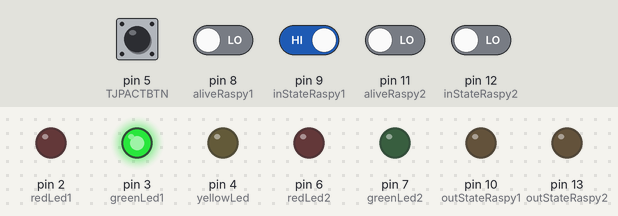
This sketch was run on a simulated Arduino Uno, built with avr-gcc and run on an emulated ATmega328P. Shown: output pins drawn as LEDs (lit = HIGH). The test bench sets the inputs (shaded band); at power-on: pin 9 (inStateRaspy1) HIGH, pin 5 (TJPACTBTN), pin 8 (aliveRaspy1), pin 11 (aliveRaspy2), pin 12 (inStateRaspy2) LOW.

Above: at 1.2 s.
1.3 s: pin 5 (TJPACTBTN) pulled HIGH for 0.15 s
At 4.2 s:
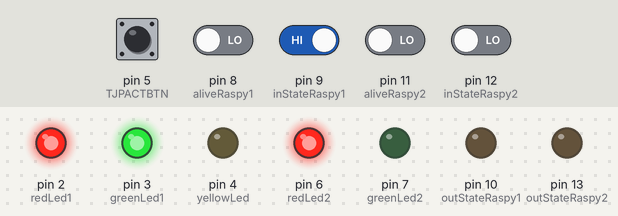
4.4 s: pin 9 (inStateRaspy1) driven LOW
At 6.4 s:
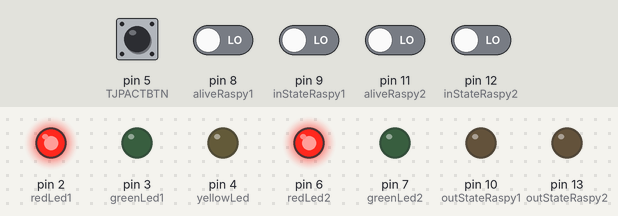
7.0 s: pin 12 (inStateRaspy2) driven HIGH
At 8.2 s:
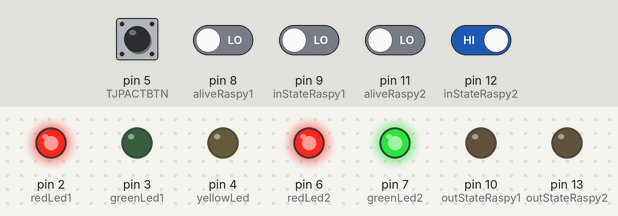
8.5 s: pin 5 (TJPACTBTN) pulled HIGH for 1 s
At 9.3 s:
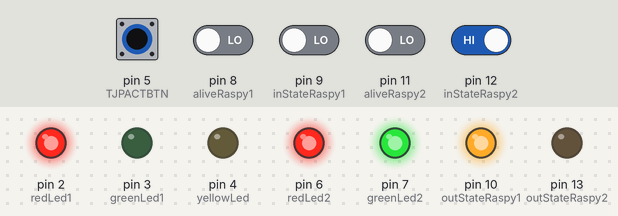
12.0 s: pin 9 (inStateRaspy1) driven HIGH
At 13.0 s:
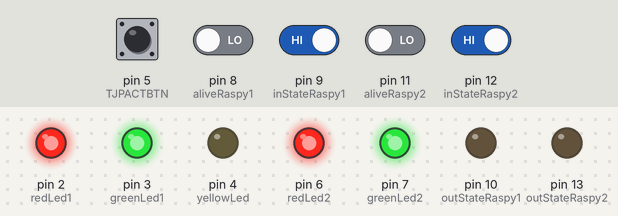
14.2 s: pin 5 (TJPACTBTN) pulled HIGH for 0.15 s
At 14.9 s:
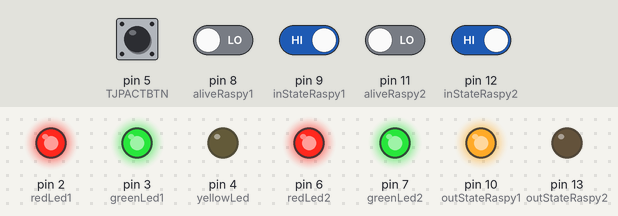
Timing chart, 0 to 17.7 s (numbered marks = the images above; inputs shaded):
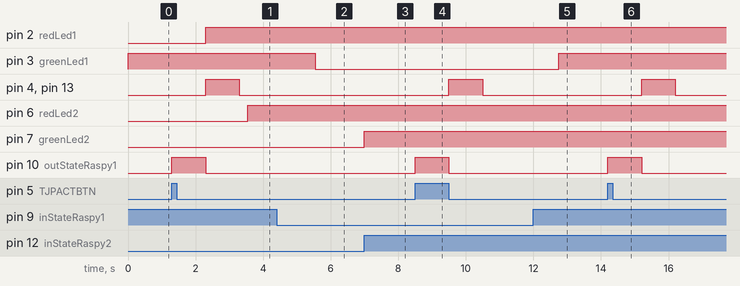

Measured:
- after the input at 1.3 s, pin 2 (redLed1): LOW → HIGH after 1.0 s; pin 4 (yellowLed), pin 13 (outStateRaspy2): LOW → HIGH after 1.0 s, → LOW 1.0 s later; pin 6 (redLed2): LOW → HIGH after 2.2 s; pin 10 (outStateRaspy1): LOW → HIGH at once, → LOW 1.0 s later
- after the input at 4.4 s, pin 3 (greenLed1): HIGH → LOW after 1.1 s
- after the input at 7.0 s, pin 7 (greenLed2): LOW → HIGH at once
- after the input at 8.5 s, pin 4 (yellowLed), pin 13 (outStateRaspy2): LOW → HIGH after 1.0 s, → LOW 1.0 s later; pin 10 (outStateRaspy1): LOW → HIGH at once, → LOW 1.0 s later
- after the input at 12.0 s, pin 3 (greenLed1): LOW → HIGH after 0.75 s
- after the input at 14.2 s, pin 4 (yellowLed), pin 13 (outStateRaspy2): LOW → HIGH after 1.0 s, → LOW 1.0 s later; pin 10 (outStateRaspy1): LOW → HIGH at once, → LOW 1.0 s later

The sketch:

watchdog.ino
```cpp
#define INITIMEOUT 5000


const int redLed1 = 2;  // indicates if the raspy1 has crashed
const int greenLed1 = 3;  // indicates if the raspy1 is alive
const int yellowLed = 4;  // indicates if the TJP is activated
#define  TJPACTBTN  5
const int redLed2 = 6; // indicates if the raspy2 has crashed
const int greenLed2 = 7; // indicates if the raspy2 is alive

const int aliveRaspy1 = 8; // impulse signal
const int inStateRaspy1 = 9; // Raspy 1 indicates its state to arduino HIGH=master LOW=follower
const int outStateRaspy1 = 10; // arduino imposes the master/follower state to Raspy 1 HIGH=master LOW=follower

const int aliveRaspy2 = 11; // impulse signal
const int inStateRaspy2 = 12; // Raspy 2 indicates its state to arduino HIGH=master LOW=follower
const int outStateRaspy2 = 13; // arduino imposes the master/follower state to Raspy 2 HIGH=master LOW=follower


int timeout;
int masterRpi = -1;
int lastState = 0;
int activate;

void setup() {
  // put your setup code here, to run once:
  pinMode(TJPACTBTN, INPUT);

  pinMode(aliveRaspy1, INPUT);
  pinMode(aliveRaspy2, INPUT);
  pinMode(inStateRaspy1, INPUT);
  pinMode(inStateRaspy2, INPUT);

  pinMode(outStateRaspy1, OUTPUT);
  pinMode(outStateRaspy2, OUTPUT);
  pinMode(redLed1, OUTPUT);
  pinMode(greenLed1, OUTPUT);
  pinMode(redLed2, OUTPUT);
  pinMode(greenLed2, OUTPUT);
  pinMode(yellowLed, OUTPUT);

  // initialization
  digitalWrite(outStateRaspy1, LOW); // Raspy1 is not master
  digitalWrite(outStateRaspy2, LOW); // Raspy2 is not master
  digitalWrite(redLed1, LOW);
  digitalWrite(greenLed1, LOW);
  digitalWrite(redLed2, LOW);
  digitalWrite(greenLed2, LOW);
  digitalWrite(yellowLed, LOW);

  timeout = INITIMEOUT;
  activate = 1;
}


void loop() {

  // put your main code here, to run repeatedly:
  //Update LED states following the info from raspis :
  digitalWrite(greenLed1, digitalRead(inStateRaspy1));
  digitalWrite(greenLed2, digitalRead(inStateRaspy2));

  if (digitalRead(TJPACTBTN) && activate) // to activate the TJP
  {
    activate = 0;
    digitalWrite(outStateRaspy1, HIGH); // Raspy1 is master
    masterRpi = 1;
    digitalWrite(outStateRaspy2, LOW); // Raspy2 is follower
    delay(1000);
    digitalWrite(yellowLed, HIGH);
  }
  else if (digitalRead(TJPACTBTN) == LOW) // to disable the TJP
  {
    digitalWrite(outStateRaspy1, LOW); // Raspy1 is follower
    digitalWrite(outStateRaspy2, LOW); // Raspy2 is follower
    digitalWrite(yellowLed, LOW);
    activate = 1;
  }

  timeout--;
  if (timeout < 0) timeout = 0;

  if (masterRpi == 1)   // Raspy 1 is master
  {
    if (digitalRead(aliveRaspy1) == LOW)
      lastState = 0;

    // Look for a rising edge
    if (lastState == 0 && digitalRead(aliveRaspy1))
    {
      timeout = INITIMEOUT;  // reset the timeout when it detects a new rising edge in the impulse signal
      lastState = 1;
    }

    if (timeout != 0 )  // if the raspy is still alive
    {
      if (digitalRead(inStateRaspy1) == LOW) // if the raspy asks to be a follower
      {
        digitalWrite(outStateRaspy2, HIGH); // the raspy 2 will be now a master
        digitalWrite(outStateRaspy1, LOW);
        masterRpi = 2;
        lastState = 0;
        timeout = INITIMEOUT;  // reset the timeout

      }
    }
    else // if the raspy has crashed
    {
      digitalWrite(redLed1, HIGH);
      digitalWrite(outStateRaspy2, HIGH);
      digitalWrite(outStateRaspy1, LOW);
      masterRpi = 2;
      lastState = 0;
      timeout = INITIMEOUT;  // reset the timeout
      delay(1000);

    }
  }


  if (masterRpi == 2)  // the raspy backup becomes a master
  {
    if (digitalRead(aliveRaspy2) == LOW)
      lastState = 0;

    if (lastState == 0 && digitalRead(aliveRaspy2))
    {
      timeout = INITIMEOUT;
      lastState = 1;
    }

    if (timeout == 0)
    {
      digitalWrite(redLed2, HIGH);
      digitalWrite(outStateRaspy2, LOW);
      masterRpi = -1;
      delay(2000);
      digitalWrite(yellowLed, LOW);


    }
  }


}
```
